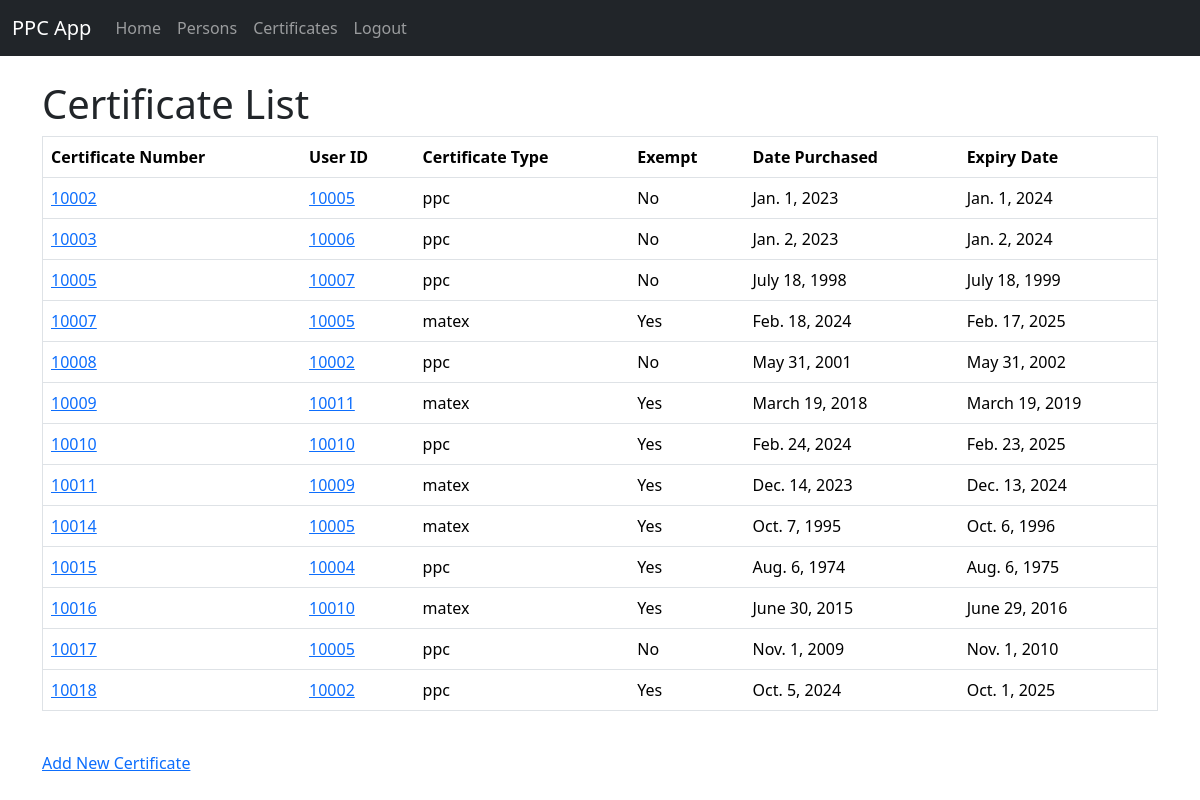
Page /certificate/ (signed in) on the committed database.
### ppc_app/models.py (models this page shows, shortened)
class CertificateDetails(models.Model):
    certNumber = models.AutoField(primary_key=True)
    userID = models.ForeignKey(PersonDetails, on_delete=models.CASCADE)
    certType_choices = [
        ('ppc', 'PPC'),
        ('matex', 'Matex'),
    ]
    certType = models.CharField(max_length=5, choices=certType_choices, null=False)
    exempt = models.BooleanField(default=False, null=False)
    datePurchased = models.DateField(null=False)
    expiryDate = models.DateField(null=True, blank=True)

class PersonDetails(models.Model):
    userID = models.AutoField(primary_key=True, editable=False)
    nhsNumber = models.CharField(max_length=10, null=False)
    firstName = models.CharField(max_length=100, null=False)
    surname = models.CharField(max_length=100, null=False)
    dateOfBirth = models.DateField(null=False)
    email = models.EmailField(null=False)
    def __str__(self):
        return str(self.userID)

### ppc_app/views.py (the view)
# urls.py: path('certificate/', views.certificate_list, name='certificate_list'),
def certificate_list(request):
    if request.user.is_authenticated:
        certificates = CertificateDetails.objects.all()
        return render(request, 'ppc_app/certificate_list.html', {'certificates': certificates})
    else:
        messages.success(request, 'Must be registered to complete operation')
        return render(request, 'ppc_app/index.html')

### templates/ppc_app/certificate_list.html (shortened to what this page needs)
{% extends 'ppc_app/base.html' %}
{% if user.is_authenticated %}
{% block content %}
    <h1>Certificate List</h1>
    <table class="table table-hover" border="1">
        <tr>
            <th>Certificate Number</th>
            <th>User ID</th>
            <th>Certificate Type</th>
            <th>Exempt</th>
            <th>Date Purchased</th>
            <th>Expiry Date</th>
        </tr>
        {% for certificate in certificates %}
            <tr>
                <td><a href="{% url 'certificate_detail' certNumber=certificate.certNumber %}">{{ certificate.certNumber }}</a></td>
                <td><a href="{% url 'person_detail' userID=certificate.userID %}">{{ certificate.userID }}</a></td>
                <td>{{ certificate.certType }}</td>
                <td>{% if certificate.exempt %}Yes{% else %}No{% endif %}</td>
                <td>{{ certificate.datePurchased }}</td>
                <td>{{ certificate.expiryDate }}</td>
            </tr>
        {% endfor %}
    </table>
    <br>
    <a href="{% url 'certificate_create' %}">Add New Certificate</a>
{% endblock %}
{% endif %}

### rows in the picture
CertificateDetails: certNumber "10002", userID "10005", certType "ppc", exempt "No", datePurchased "Jan. 1, 2023", expiryDate "Jan. 1, 2024"
CertificateDetails: certNumber "10003", userID "10006", certType "ppc", exempt "No", datePurchased "Jan. 2, 2023", expiryDate "Jan. 2, 2024"
CertificateDetails: certNumber "10005", userID "10007", certType "ppc", exempt "No", datePurchased "July 18, 1998", expiryDate "July 18, 1999"
CertificateDetails: certNumber "10007", userID "10005", certType "matex", exempt "Yes", datePurchased "Feb. 18, 2024", expiryDate "Feb. 17, 2025"
CertificateDetails: certNumber "10008", userID "10002", certType "ppc", exempt "No", datePurchased "May 31, 2001", expiryDate "May 31, 2002"
CertificateDetails: certNumber "10009", userID "10011", certType "matex", exempt "Yes", datePurchased "March 19, 2018", expiryDate "March 19, 2019"
CertificateDetails: certNumber "10010", userID "10010", certType "ppc", exempt "Yes", datePurchased "Feb. 24, 2024", expiryDate "Feb. 23, 2025"
CertificateDetails: certNumber "10011", userID "10009", certType "matex", exempt "Yes", datePurchased "Dec. 14, 2023", expiryDate "Dec. 13, 2024"
CertificateDetails: certNumber "10014", userID "10005", certType "matex", exempt "Yes", datePurchased "Oct. 7, 1995", expiryDate "Oct. 6, 1996"
CertificateDetails: certNumber "10015", userID "10004", certType "ppc", exempt "Yes", datePurchased "Aug. 6, 1974", expiryDate "Aug. 6, 1975"
CertificateDetails: certNumber "10016", userID "10010", certType "matex", exempt "Yes", datePurchased "June 30, 2015", expiryDate "June 29, 2016"
CertificateDetails: certNumber "10017", userID "10005", certType "ppc", exempt "No", datePurchased "Nov. 1, 2009", expiryDate "Nov. 1, 2010"
CertificateDetails: certNumber "10018", userID "10002", certType "ppc", exempt "Yes", datePurchased "Oct. 5, 2024", expiryDate "Oct. 1, 2025"
